Frame 1 (no input): blank canvas, image omitted
Frame 60 (no input): blank canvas, image omitted
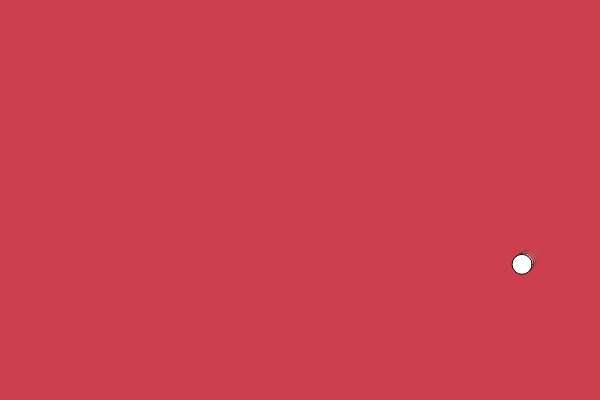
Frame 120 (the mouse pressed at the canvas centre since frame 60)

The p5.js sketch whose frames 1 and 60 were blank and that drew this single picture after the mouse press (run headless with seeded random() and noise() and a simulated clock; from frame 60 on, the mouse is pressed at the canvas centre):

// p5.js sketch
// ── sketch.js
var balls = [];
var r, g, b = 0;


function setup() {
  createCanvas(600,400);
  balls.push(new Ball(20, random(width), random(height)));

}

function draw() {

  background(r,g,b, 127);

  balls.forEach(function(item, index, array){
    if (item.bounce()) {

      r = random(255);
      b = random(255);
      g = random(255);

    }
    item.move();
    item.display();

  });

// if (mousePressed()) {
//   console.log('mouse');
// }


  // mouseClicked();

}

class Ball {

  constructor(diameter, x, y) {
    this.x = x+diameter;
    this.y = y+diameter;
    this.diameter = diameter;
    this.xspeed = random(1,2);
    // *floor(random(-2, 1));
    this.yspeed = random(1,2);
    // *floor(random(-1, 1));
  }

  move() {
    this.x += this.xspeed;
    this.y += this.yspeed;
    console.log('thespeed is :', this.xspeed, this.yspeed);
  }

bounce() {
    if (this.x < 0 + this.diameter/2 || this.x > width - this.diameter/2) {
      this.xspeed = this.xspeed*-1;
      console.log(this.xspeed);
      console.log('bounced');
      return true;
    } else if (this.y < 0 + this.diameter/2 || this.y > height - this.diameter/2) {
      this.yspeed *= -1;
      console.log(this.yspeed);
      console.log('bounced');
      return true;
    } else {
      return false;
    }

  }

 display() {
    ellipse(this.x, this.y, this.diameter, this.diameter);
  }
}

// mouse interaction


function mouseClicked() {
  balls.push(new Ball(20, mouseX, mouseY));
  return false;
}
